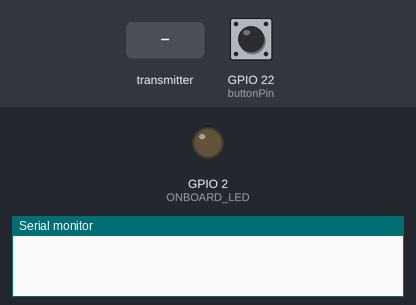
A sketch run on a simulated ESP32. Parts: output pins drawn as LEDs (lit = HIGH), the last lines printed to the serial monitor. Inputs (shaded band) come from the test bench; at power-on: GPIO 22 (buttonPin) HIGH.

Above: at 1.2 s.
1.3 s: the transmitter starts sending alarm = 1
At 2.6 s:
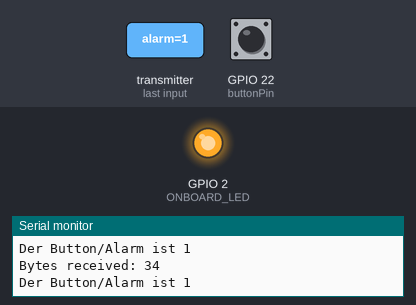
4.4 s: the transmitter starts sending alarm = 0
At 5.2 s:
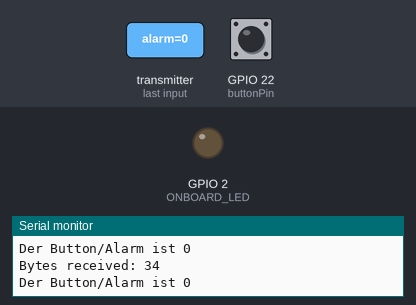
Timing chart, 0 to 7.4 s (numbered marks = the images above; inputs shaded):
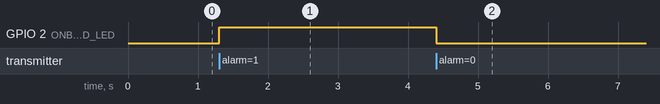

The sketch:

rcvr_espnow.ino
```cpp
// (licence header left out)
#define ONBOARD_LED 2
#define buttonPin 22
#include <esp_now.h>
#include <WiFi.h>

#include <Wire.h>


// REPLACE WITH THE MAC Address of your receiver 84:CC:A8:A3:00:9C

uint8_t broadcastAddress[] = {0x84, 0xCC, 0xA8, 0xA3, 0x00, 0x9C};

// Define variables to store BME280 readings to be sent
bool alarm_aus;
bool stoppstatus=1;


// Define variables to store incoming readings
bool alarm_in;

// Variable to store if sending data was successful
String success;

//Structure example to send data
//Must match the receiver structure
typedef struct struct_message {
    char a[32];
    bool alarm;
    bool stopp;
} struct_message;

// Create a struct_message called BME280Readings to hold sensor readings
struct_message outgoingReadings;

// Create a struct_message to hold incoming sensor readings
struct_message incomingReadings;

// Callback when data is sent
void OnDataSent(const uint8_t *mac_addr, esp_now_send_status_t status) {
  Serial.print("\r\nLast Packet Send Status:\t");
  Serial.println(status == ESP_NOW_SEND_SUCCESS ? "Delivery Success" : "Delivery Fail");
  if (status ==0){
    success = "Delivery Success :)";
  }
  else{
    success = "Delivery Fail :(";
  }
}

// Callback when data is received
void OnDataRecv(const uint8_t * mac, const uint8_t *incomingData, int len) {
  memcpy(&incomingReadings, incomingData, sizeof(incomingReadings));
  Serial.print("Bytes received: ");
  Serial.println(len);

  alarm_in = incomingReadings.alarm;
  Serial.print("Der Button/Alarm ist ");
  Serial.println(alarm_in);
}

void setup() {
  pinMode(ONBOARD_LED,OUTPUT);
  pinMode(buttonPin,INPUT_PULLUP);
  // Init Serial Monitor
  Serial.begin(115200);


  // Set device as a Wi-Fi Station
  WiFi.mode(WIFI_STA);

  // Init ESP-NOW
  if (esp_now_init() != ESP_OK) {
    Serial.println("Error initializing ESP-NOW");
    return;
  }

  // Once ESPNow is successfully Init, we will register for Send CB to
  // get the status of Trasnmitted packet
  esp_now_register_send_cb(OnDataSent);

  // Register peer
  esp_now_peer_info_t peerInfo;
  memcpy(peerInfo.peer_addr, broadcastAddress, 6);
  peerInfo.channel = 0;
  peerInfo.encrypt = false;

  // Add peer
  if (esp_now_add_peer(&peerInfo) != ESP_OK){
    Serial.println("Failed to add peer");
    return;
  }
  // Register for a callback function that will be called when data is received
  esp_now_register_recv_cb(OnDataRecv);
}

void loop() {
 delay(20);
 //Serial.print(digitalRead(buttonPin));
  // Set values to send
  if(digitalRead(buttonPin)!=stoppstatus){
    stoppstatus=!stoppstatus;  //stoppstatus 0 beduetet stopp
      outgoingReadings.stopp=!stoppstatus;


  // Send message via ESP-NOW
      esp_err_t result = esp_now_send(broadcastAddress, (uint8_t *) &outgoingReadings, sizeof(outgoingReadings));

  if (result == ESP_OK) {
    Serial.println("Sent with success");
  }
  else {
    Serial.println("Error sending the data");
  }
}
if (alarm_in==1){
  digitalWrite(ONBOARD_LED,HIGH);
} else {
  digitalWrite(ONBOARD_LED,LOW);
}

}
```

Measured:
- after the input at 1.3 s, GPIO 2 (ONBOARD_LED): LOW → HIGH at once
- after the input at 4.4 s, GPIO 2 (ONBOARD_LED): HIGH → LOW at once
